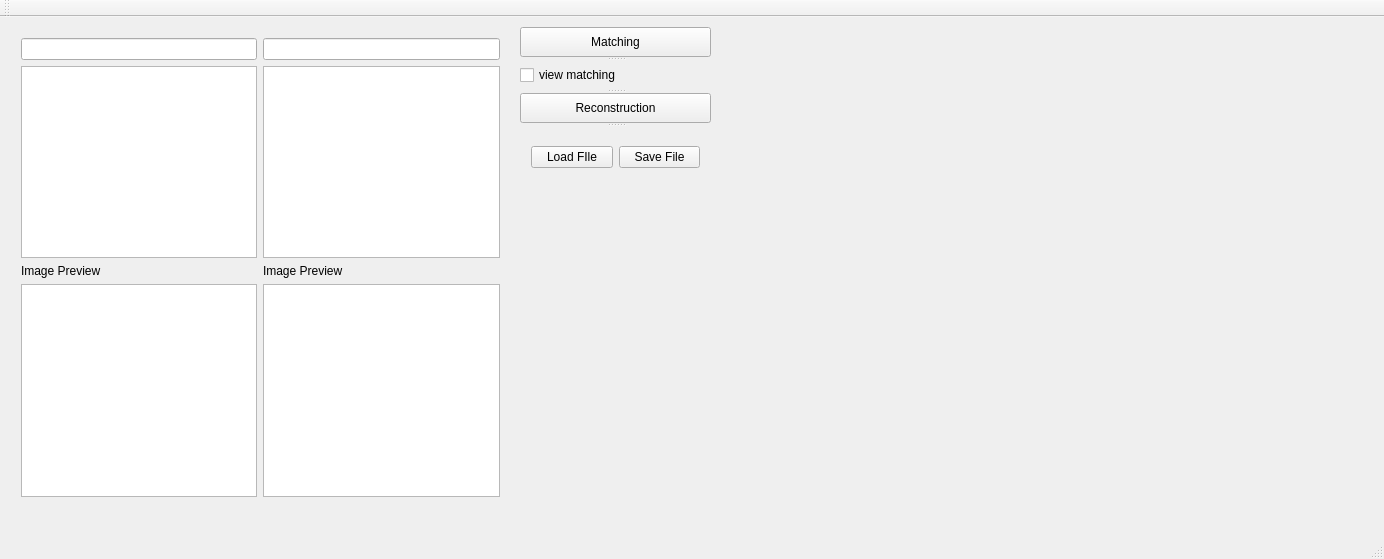
<?xml version="1.0" encoding="UTF-8"?>
<ui version="4.0">
 <class>MainWindow</class>
 <widget class="QMainWindow" name="MainWindow">
  <property name="geometry">
   <rect>
    <x>0</x>
    <y>0</y>
    <width>1384</width>
    <height>559</height>
   </rect>
  </property>
  <property name="windowTitle">
   <string>MainWindow</string>
  </property>
  <widget class="QWidget" name="centralWidget">
   <widget class="QWidget" name="layoutWidget">
    <property name="geometry">
     <rect>
      <x>10</x>
      <y>10</y>
      <width>501</width>
      <height>481</height>
     </rect>
    </property>
    <layout class="QGridLayout" name="gridLayout">
     <item row="0" column="0">
      <layout class="QVBoxLayout" name="verticalLayout_2">
       <item>
        <widget class="QLineEdit" name="path_1"/>
       </item>
       <item>
        <widget class="QTreeView" name="file_browser_1">
         <property name="sizePolicy">
          <sizepolicy hsizetype="Expanding" vsizetype="Fixed">
           <horstretch>0</horstretch>
           <verstretch>0</verstretch>
          </sizepolicy>
         </property>
        </widget>
       </item>
       <item>
        <widget class="QLabel" name="lable_1">
         <property name="text">
          <string>Image Preview</string>
         </property>
        </widget>
       </item>
       <item>
        <widget class="QGraphicsView" name="graphicsView_1"/>
       </item>
      </layout>
     </item>
     <item row="0" column="1">
      <layout class="QVBoxLayout" name="verticalLayout_3">
       <item>
        <widget class="QLineEdit" name="path_2"/>
       </item>
       <item>
        <widget class="QTreeView" name="file_browser_2">
         <property name="sizePolicy">
          <sizepolicy hsizetype="Expanding" vsizetype="Fixed">
           <horstretch>0</horstretch>
           <verstretch>0</verstretch>
          </sizepolicy>
         </property>
        </widget>
       </item>
       <item>
        <widget class="QLabel" name="lable_2">
         <property name="text">
          <string>Image Preview</string>
         </property>
        </widget>
       </item>
       <item>
        <widget class="QGraphicsView" name="graphicsView_2"/>
       </item>
      </layout>
     </item>
    </layout>
   </widget>
   <widget class="QSplitter" name="splitter">
    <property name="geometry">
     <rect>
      <x>520</x>
      <y>10</y>
      <width>191</width>
      <height>161</height>
     </rect>
    </property>
    <property name="orientation">
     <enum>Qt::Vertical</enum>
    </property>
    <widget class="QPushButton" name="pushButton_Matching">
     <property name="text">
      <string>Matching</string>
     </property>
    </widget>
    <widget class="QCheckBox" name="check_view_good_matching">
     <property name="text">
      <string>view matching</string>
     </property>
     <property name="checked">
      <bool>false</bool>
     </property>
    </widget>
    <widget class="QPushButton" name="pushButton_Reconstruction">
     <property name="enabled">
      <bool>true</bool>
     </property>
     <property name="text">
      <string>Reconstruction</string>
     </property>
    </widget>
    <widget class="QWidget" name="layoutWidget">
     <layout class="QHBoxLayout" name="horizontalLayout">
      <item>
       <widget class="QPushButton" name="pushButton_load">
        <property name="text">
         <string>Load FIle</string>
        </property>
       </widget>
      </item>
      <item>
       <widget class="QPushButton" name="pushButton_save">
        <property name="text">
         <string>Save File</string>
        </property>
       </widget>
      </item>
     </layout>
    </widget>
   </widget>
   <widget class="SFMViewer" name="Result_viewer" native="true">
    <property name="geometry">
     <rect>
      <x>720</x>
      <y>10</y>
      <width>651</width>
      <height>481</height>
     </rect>
    </property>
   </widget>
  </widget>
  <widget class="QMenuBar" name="menuBar">
   <property name="geometry">
    <rect>
     <x>0</x>
     <y>0</y>
     <width>1384</width>
     <height>25</height>
    </rect>
   </property>
  </widget>
  <widget class="QToolBar" name="mainToolBar">
   <attribute name="toolBarArea">
    <enum>TopToolBarArea</enum>
   </attribute>
   <attribute name="toolBarBreak">
    <bool>false</bool>
   </attribute>
  </widget>
  <widget class="QStatusBar" name="statusBar"/>
 </widget>
 <layoutdefault spacing="6" margin="11"/>
 <customwidgets>
  <customwidget>
   <class>SFMViewer</class>
   <extends>QWidget</extends>
   <header>sfmviewer.h</header>
   <container>1</container>
  </customwidget>
 </customwidgets>
 <resources/>
 <connections/>
</ui>
